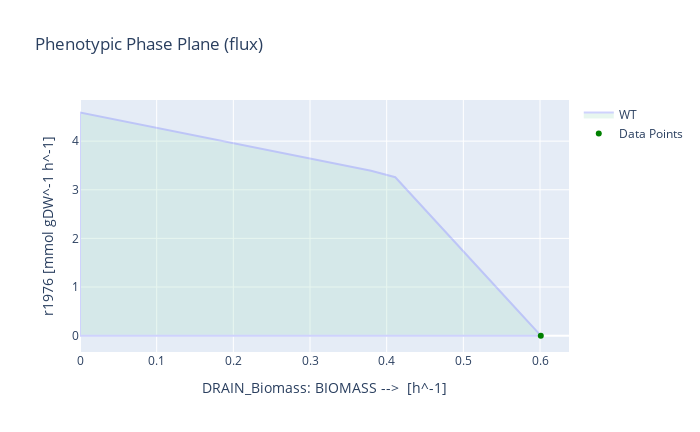

Notebook cell for this chart:
### Code cell
#R864 OE
with model_KO:
    model_KO.reactions.r864.bounds = 10,1000
    model_KO.objective = model_KO.reactions.r1976
    
   
   
    yanD = phenotypic_phase_plane(model_KO, variables=['DRAIN_Biomass'], objective='r1976')
    growth = max(yanD.data_frame["DRAIN_Biomass"])
    yanD_production = yanD.data_frame.loc[yanD.data_frame["DRAIN_Biomass"] == growth, "objective_upper_bound"].iloc[0]
   
    print('Maximum productivity =', yanD_production, 'mmol/gDW*h')
   
    maximum_yield_YEPD = yanD_production / (-1*(sum_CSource_fluxes))
    print('Maximum theoretical yield =', maximum_yield_YEPD, 'mmol-yanD/mmol-Csources')
    #Visualization
    yanD.plot(plotter, points=[(growth, yanD_production)])

### Figure 1 — Plotly figure (JSON) as saved in the notebook; plotly's stock layout.template omitted (floating-point values rounded to 4 significant figures)
{"data": [{"fill": "toself", "fillcolor": "#B3E2CD", "hoverinfo": "none", "marker": {"line": {"color": "#B3E2CD"}, "opacity": 0.3}, "mode": "lines", "name": "WT", "opacity": 0.3, "type": "scatter", "x": [0, 0.03163, 0.06327, 0.0949, 0.1265, 0.1582, 0.1898, 0.2214, 0.2531, 0.2847, 0.3163, 0.348, 0.3796, 0.4112, 0.4429, 0.4745, 0.5061, 0.5378, 0.5694, 0.601, 0.601, 0.5694, 0.5378, 0.5061, 0.4745, 0.4429, 0.4112, 0.3796, 0.348, 0.3163, 0.2847, 0.2531, 0.2214, 0.1898, 0.1582, 0.1265, 0.0949, 0.06327, 0.03163, 0, 0, 0], "y": [0, 0, 0, 0, 0, 0, 0, 0, 0, 0, 0, 0, 0, 0, 0, 0, 0, 0, 0, 0, 7.636e-09, 0.543, 1.086, 1.629, 2.172, 2.715, 3.258, 3.39, 3.49, 3.589, 3.689, 3.789, 3.889, 3.988, 4.088, 4.188, 4.288, 4.388, 4.487, 4.587, 0, 4.587]}, {"marker": {"color": "green"}, "mode": "markers", "name": "Data Points", "type": "scatter", "x": [0.601], "y": [7.636e-09]}], "layout": {"height": 432, "title": {"text": "Phenotypic Phase Plane (flux)"}, "width": 700, "xaxis": {"title": {"text": "DRAIN_Biomass: BIOMASS -->  [h^-1]"}}, "yaxis": {"title": {"text": "r1976 [mmol gDW^-1 h^-1]"}}}}
